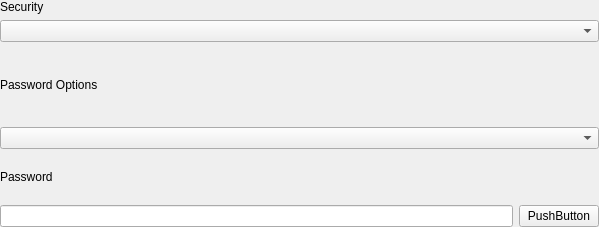
<?xml version="1.0" encoding="UTF-8"?>
<ui version="4.0">
 <class>WirelessSecurityWidget</class>
 <widget class="QWidget" name="WirelessSecurityWidget">
  <property name="geometry">
   <rect>
    <x>0</x>
    <y>0</y>
    <width>599</width>
    <height>227</height>
   </rect>
  </property>
  <property name="windowTitle">
   <string>WirelessSecurityWidget</string>
  </property>
  <layout class="QVBoxLayout" name="verticalLayout_3">
   <property name="leftMargin">
    <number>0</number>
   </property>
   <property name="topMargin">
    <number>0</number>
   </property>
   <property name="rightMargin">
    <number>0</number>
   </property>
   <property name="bottomMargin">
    <number>0</number>
   </property>
   <item>
    <layout class="QVBoxLayout" name="verticalLayout">
     <item>
      <widget class="QLabel" name="label">
       <property name="text">
        <string>Security</string>
       </property>
      </widget>
     </item>
     <item>
      <widget class="QComboBox" name="securityOption"/>
     </item>
    </layout>
   </item>
   <item>
    <widget class="QStackedWidget" name="stackedWidget">
     <widget class="QWidget" name="page">
      <layout class="QVBoxLayout" name="verticalLayout_2">
       <property name="spacing">
        <number>6</number>
       </property>
       <property name="leftMargin">
        <number>0</number>
       </property>
       <property name="topMargin">
        <number>0</number>
       </property>
       <property name="rightMargin">
        <number>0</number>
       </property>
       <property name="bottomMargin">
        <number>0</number>
       </property>
       <item>
        <widget class="QLabel" name="label_2">
         <property name="text">
          <string>Password Options</string>
         </property>
        </widget>
       </item>
       <item>
        <widget class="QComboBox" name="passwordOption"/>
       </item>
       <item>
        <widget class="QWidget" name="passwordWidget" native="true">
         <layout class="QVBoxLayout" name="passwordLayout">
          <property name="leftMargin">
           <number>0</number>
          </property>
          <property name="topMargin">
           <number>0</number>
          </property>
          <property name="rightMargin">
           <number>0</number>
          </property>
          <property name="bottomMargin">
           <number>0</number>
          </property>
          <item>
           <widget class="QLabel" name="label_3">
            <property name="text">
             <string>Password</string>
            </property>
           </widget>
          </item>
          <item>
           <layout class="QHBoxLayout" name="horizontalLayout">
            <item>
             <widget class="QLineEdit" name="passwordEdit"/>
            </item>
            <item>
             <widget class="QPushButton" name="passwordVisual">
              <property name="text">
               <string>PushButton</string>
              </property>
             </widget>
            </item>
           </layout>
          </item>
         </layout>
        </widget>
       </item>
      </layout>
     </widget>
    </widget>
   </item>
  </layout>
 </widget>
 <resources/>
 <connections/>
</ui>
